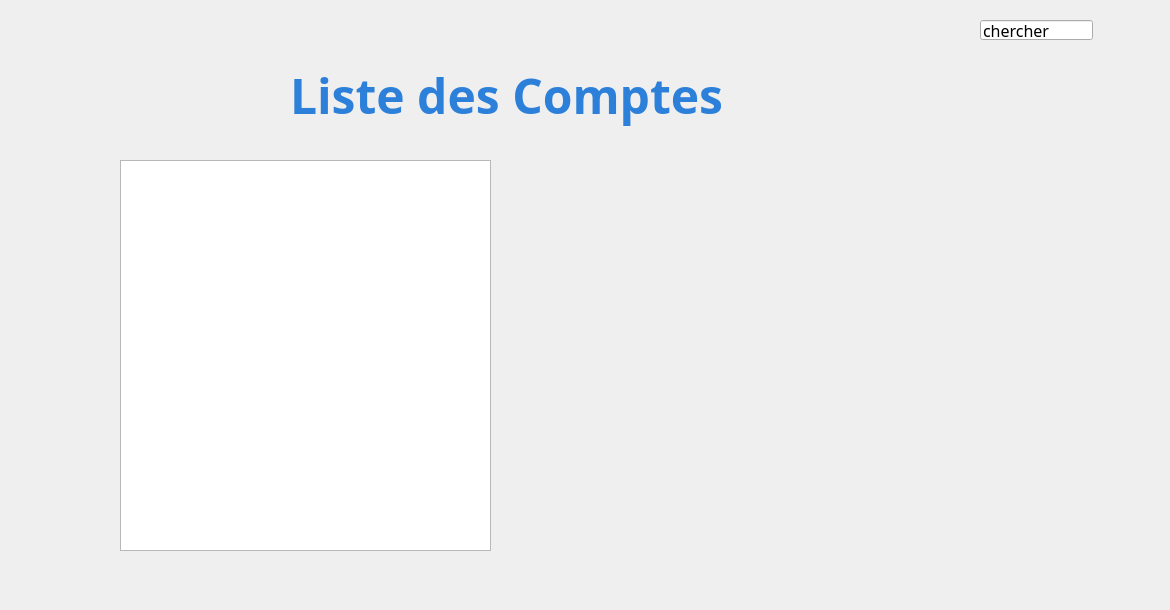
      <widget class="QWidget" name="Consulter_compte">
       <property name="styleSheet">
        <string notr="true">#Consulter_compte{
background-color: transparent;
border-image: url(:background.jpg);
background: none;
border: none;
background-repeat: none;
}

</string>
       </property>
       <widget class="QLabel" name="label_22">
        <property name="geometry">
         <rect>
          <x>290</x>
          <y>40</y>
          <width>521</width>
          <height>111</height>
         </rect>
        </property>
        <property name="font">
         <font>
          <family>Segoe Print</family>
         </font>
        </property>
        <property name="text">
         <string>&lt;html&gt;&lt;head/&gt;&lt;body&gt;&lt;p&gt;&lt;span style=&quot; font-size:36pt; font-weight:600; color:#2d80d9;&quot;&gt;Liste des Comptes&lt;/span&gt;&lt;/p&gt;&lt;/body&gt;&lt;/html&gt;</string>
        </property>
       </widget>
       <widget class="QPushButton" name="pushButton_Ajout_compte">
        <property name="geometry">
         <rect>
          <x>970</x>
          <y>550</y>
          <width>161</width>
          <height>51</height>
         </rect>
        </property>
        <property name="styleSheet">
         <string notr="true">#pushButton_Ajout_compte{
background-color: transparent;
border-image: url(:Ajouter.png);
background: none;
border: none;
background-repeat: none;
}
</string>
        </property>
        <property name="text">
         <string/>
        </property>
       </widget>
       <widget class="QPushButton" name="pushButton_Menu_compte">
        <property name="geometry">
         <rect>
          <x>10</x>
          <y>0</y>
          <width>41</width>
          <height>41</height>
         </rect>
        </property>
        <property name="styleSheet">
         <string notr="true">#pushButton_Menu_compte {
background-color: transparent;
border-image: url(:Menu.png);
background: none;
border: none;
background-repeat: none;
}
</string>
        </property>
        <property name="text">
         <string/>
        </property>
       </widget>
       <widget class="QPushButton" name="pushButton_Close_compte">
        <property name="geometry">
         <rect>
          <x>1130</x>
          <y>10</y>
          <width>31</width>
          <height>31</height>
         </rect>
        </property>
        <property name="styleSheet">
         <string notr="true">#pushButton_Close_compte {
background-color: transparent;
border-image: url(:close.png);
background: none;
border: none;
background-repeat: none;
}
</string>
        </property>
        <property name="text">
         <string/>
        </property>
       </widget>
       <widget class="QLineEdit" name="lineEdit_recherche_compte">
        <property name="geometry">
         <rect>
          <x>980</x>
          <y>20</y>
          <width>113</width>
          <height>20</height>
         </rect>
        </property>
        <property name="font">
         <font>
          <family>Javanese Text</family>
          <pointsize>12</pointsize>
         </font>
        </property>
        <property name="text">
         <string>chercher</string>
        </property>
       </widget>
       <widget class="QListView" name="listView_compte">
        <property name="geometry">
         <rect>
          <x>120</x>
          <y>160</y>
          <width>371</width>
          <height>391</height>
         </rect>
        </property>
        <property name="font">
         <font>
          <family>Javanese Text</family>
          <pointsize>14</pointsize>
         </font>
        </property>
       </widget>
      </widget>
